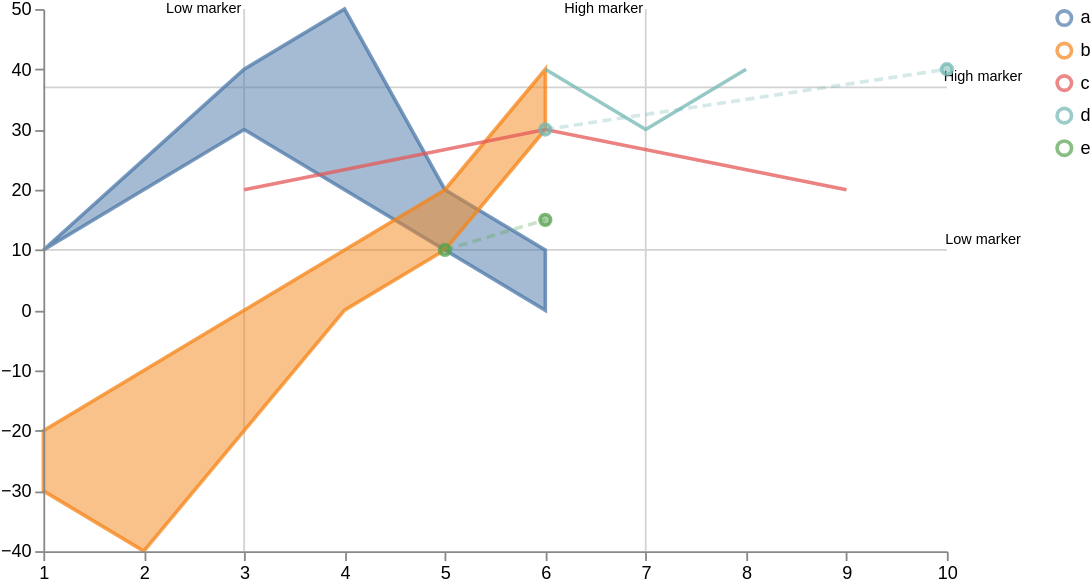

Here is the Vega-Lite specification saved for this chart:
### Vega specification from a JSON file in a GitHub repository (floating-point values rounded to 4 significant figures)
{"$schema": "https://vega.github.io/schema/vega/v5.json", "width": 500, "height": 300, "scales": [{"name": "xscale", "type": "linear", "range": "width", "zero": false, "domain": {"fields": [{"data": "distributions", "field": "timepoint"}, {"data": "traces", "field": "timepoint"}, {"data": "points", "field": "timepoint"}]}}, {"name": "yscale", "type": "linear", "range": "height", "nice": true, "zero": true, "domain": {"fields": [{"data": "distributions", "field": "lower"}, {"data": "distributions", "field": "upper"}, {"data": "traces", "field": "value"}, {"data": "points", "field": "value"}]}}, {"name": "color", "type": "ordinal", "range": "category", "domain": {"fields": [{"data": "distributions", "field": "trajectory"}, {"data": "traces", "field": "trajectory"}, {"data": "points", "field": "trajectory"}], "sort": {"order": "ascending"}}}], "axes": [{"name": "x_axis", "orient": "bottom", "scale": "xscale", "zindex": 100}, {"name": "y_axis", "orient": "left", "scale": "yscale", "zindex": 100}], "signals": [{"name": "clear", "value": true, "on": [{"events": "mouseup[!event.item]", "update": "true", "force": true}]}, {"name": "shift", "value": false, "on": [{"events": "@legendSymbol:click, @legendLabel:click", "update": "event.shiftKey", "force": true}]}, {"name": "clicked", "value": null, "on": [{"events": "@legendSymbol:click, @legendLabel:click", "update": "{value: datum.value}", "force": true}]}, {"name": "clearData", "value": true, "on": [{"events": "mouseup[!event.item]", "update": "true", "force": true}]}, {"name": "clickedData", "value": null, "on": [{"events": "@area:click", "update": "{value: datum.trajectory}", "force": true}]}], "legends": [{"name": "color_legend", "stroke": "color", "encode": {"symbols": {"name": "legendSymbol", "interactive": true, "update": {"fill": {"value": "transparent"}, "strokeWidth": {"value": 2}, "opacity": [{"test": "!length(data('selected')) || indata('selected', 'value', datum.value) || indata('selectedData', 'value', datum.value)", "value": 0.7}, {"value": 0.15}], "size": {"value": 64}}}, "labels": {"name": "legendLabel", "interactive": true, "update": {"opacity": [{"test": "!length(data('selectedData')) || indata('selectedData', 'value', datum.value)", "value": 1}, {"value": 0.25}]}}}}], "marks": [{"type": "group", "zindex": 3, "name": "_points", "from": {"facet": {"name": "points_split", "data": "points", "groupby": "trajectory"}}, "marks": [{"type": "symbol", "name": "_points_symbol", "from": {"data": "points_split"}, "zindex": 3, "encode": {"update": {"x": {"scale": "xscale", "field": "timepoint"}, "y": {"scale": "yscale", "field": "value"}, "size": {"value": 35}, "strokeWidth": {"value": 2}, "fill": {"scale": "color", "field": "trajectory"}, "stroke": {"scale": "color", "field": "trajectory"}, "fillOpacity": [{"test": "!length(data('selected')) || indata('selected', 'value', datum.trajectory)", "value": 0.5}, {"value": 0.15}], "strokeOpacity": [{"test": "!length(data('selected')) || indata('selected', 'value', datum.trajectory)", "value": 0.75}, {"value": 0.15}], "tooltip": {"field": "value"}}, "hover": {"fillOpacity": {"value": 0.9}}}}, {"type": "line", "name": "_points_line", "from": {"data": "points_split"}, "zindex": 3, "encode": {"update": {"x": {"scale": "xscale", "field": "timepoint"}, "y": {"scale": "yscale", "field": "value"}, "strokeWidth": {"value": 2}, "stroke": {"scale": "color", "field": "trajectory"}, "interpolate": {"value": "linear"}, "strokeDash": {"value": [5, 3]}, "strokeOpacity": [{"test": "!length(data('selected')) || indata('selected', 'value', datum.trajectory)", "value": 0.3}, {"value": 0.1}]}, "hover": {"fillOpacity": {"value": 0.9}}}}]}, {"type": "group", "zindex": 2, "name": "_traces", "from": {"facet": {"name": "traces_split", "data": "traces", "groupby": "trajectory"}}, "marks": [{"type": "line", "name": "_traces_lines", "from": {"data": "traces_split"}, "encode": {"update": {"x": {"scale": "xscale", "field": "timepoint"}, "y": {"scale": "yscale", "field": "value"}, "strokeWidth": {"value": 2}, "stroke": {"scale": "color", "field": "trajectory"}, "interpolate": {"value": "linear"}, "strokeOpacity": [{"test": "!length(data('selected')) || indata('selected', 'value', datum.trajectory)", "value": 0.75}, {"value": 0.15}]}, "hover": {"fillOpacity": {"value": 0.9}}}}]}, {"type": "group", "name": "_distributions", "zindex": 1, "from": {"facet": {"name": "trajectory_split", "data": "distributions", "groupby": "trajectory"}}, "marks": [{"type": "area", "name": "area", "interactive": true, "from": {"data": "trajectory_split"}, "encode": {"update": {"x": {"scale": "xscale", "field": "timepoint"}, "y": {"scale": "yscale", "field": "upper"}, "y2": {"scale": "yscale", "field": "lower"}, "interpolate": {"value": "linear"}, "strokeWidth": {"value": 2}, "fill": {"scale": "color", "field": "trajectory"}, "stroke": {"scale": "color", "field": "trajectory"}, "fillOpacity": [{"test": "!length(data('selected')) || indata('selected', 'value', datum.trajectory)", "value": 0.5}, {"value": 0.15}], "strokeOpacity": [{"test": "!length(data('selected')) || indata('selected', 'value', datum.trajectory)", "value": 0.75}, {"value": 0.15}]}, "hover": {"fillOpacity": {"value": 0.9}}}}]}, {"type": "group", "name": "_markers_v", "marks": [{"type": "rule", "name": "_marker_v text", "from": {"data": "markers_v"}, "encode": {"enter": {"stroke": {"value": "lightgray"}}, "update": {"x": {"scale": "xscale", "field": "axis_value"}, "y2": {"value": 0}, "y": {"signal": "height"}, "opacity": {"value": 1}}}}, {"type": "text", "name": "_marker_v flags", "from": {"data": "_marker_v text"}, "encode": {"enter": {"text": {"field": "datum.label"}, "y": {"value": 0}, "fontSize": {"value": 8}}}, "transform": [{"type": "label", "lineAnchor": "start", "as": ["x", "_y", "opacity", "align", "baseline"], "offset": [1], "size": {"signal": "[width, height]"}}]}]}, {"type": "group", "name": "_markers_h", "marks": [{"type": "rule", "name": "_marker_h text", "from": {"data": "markers_h"}, "encode": {"enter": {"stroke": {"value": "lightgray"}}, "update": {"y": {"scale": "yscale", "field": "axis_value"}, "x2": {"value": 0}, "x": {"signal": "width"}, "opacity": {"value": 1}}}}, {"type": "text", "name": "_marker_h flags", "from": {"data": "_marker_h text"}, "encode": {"enter": {"text": {"field": "datum.label"}, "x": {"signal": "width+20"}, "fontSize": {"value": 8}}}, "transform": [{"type": "label", "lineAnchor": "start", "as": ["_x", "y", "opacity", "align", "baseline"], "offset": [1], "size": {"signal": "[width, height]"}}]}]}], "data": [{"name": "distributions", "values": [{"timepoint": 1, "upper": 10, "lower": 10, "trajectory": "a"}, {"timepoint": 2, "upper": 20, "lower": 25, "trajectory": "a"}, {"timepoint": 4, "upper": 20, "lower": 50, "trajectory": "a"}, {"timepoint": 6, "upper": 0, "lower": 10, "trajectory": "a"}, {"timepoint": 1, "upper": -30, "lower": -20, "trajectory": "b"}, {"timepoint": 5, "upper": 10, "lower": 20, "trajectory": "a"}, {"timepoint": 2, "upper": -40, "lower": -10, "trajectory": "b"}, {"timepoint": 3, "upper": -20, "lower": 0, "trajectory": "b"}, {"timepoint": 3, "upper": 30, "lower": 40, "trajectory": "a"}, {"timepoint": 5, "upper": 10, "lower": 20, "trajectory": "b"}, {"timepoint": 4, "upper": 0, "lower": 10, "trajectory": "b"}, {"timepoint": 6, "upper": 30, "lower": 40, "trajectory": "b"}], "transform": [{"type": "collect", "sort": {"field": ["trajectory", "timepoint"]}}]}, {"name": "traces", "values": [{"timepoint": 6, "value": 30, "trajectory": "c"}, {"timepoint": 9, "value": 20, "trajectory": "c"}, {"timepoint": 3, "value": 20, "trajectory": "c"}, {"timepoint": 7, "value": 30, "trajectory": "d"}, {"timepoint": 6, "value": 40, "trajectory": "d"}, {"timepoint": 8, "value": 40, "trajectory": "d"}], "transform": [{"type": "filter", "expr": "isValid(datum.value)"}, {"type": "collect", "sort": {"field": ["trajectory", "timepoint"]}}]}, {"name": "points", "values": [{"timepoint": 6, "value": 30, "trajectory": "d"}, {"timepoint": 10, "value": 40, "trajectory": "d"}, {"timepoint": 5, "value": 10, "trajectory": "e"}, {"timepoint": 6, "value": 15, "trajectory": "e"}]}, {"name": "markers_v", "values": [{"axis_value": 3, "label": "Low marker"}, {"axis_value": 7, "label": "High marker"}]}, {"name": "markers_h", "values": [{"axis_value": 10, "label": "Low marker"}, {"axis_value": 37, "label": "High marker"}]}, {"name": "selected", "on": [{"trigger": "clear", "remove": true}, {"trigger": "!shift", "remove": true}, {"trigger": "!shift && clicked", "insert": "clicked"}, {"trigger": "shift && clicked", "toggle": "clicked"}]}, {"name": "selectedData", "on": [{"trigger": "clearData", "remove": true}, {"trigger": "clickedData", "toggle": "clickedData"}]}]}
